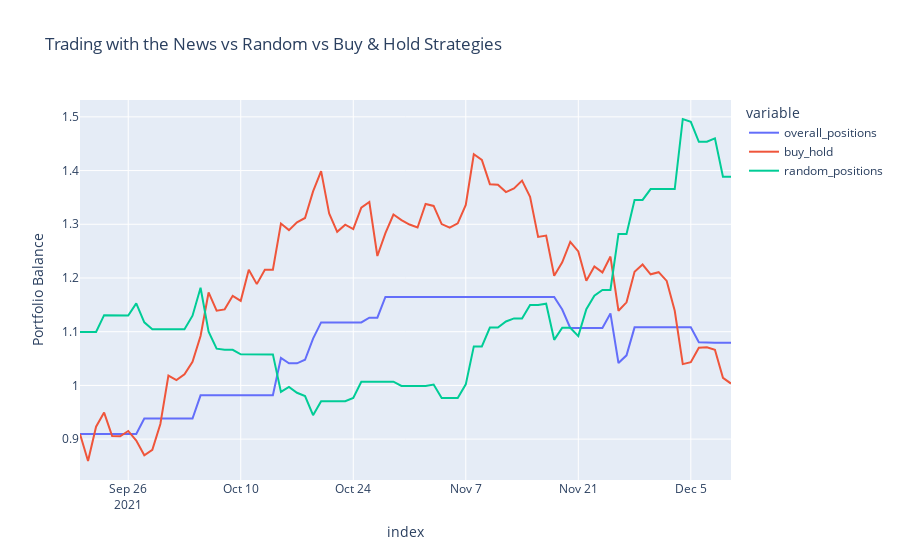

Notebook code for this chart:
### Markdown cell above
# Visualizing Backtest Performance

### Code cell
# Visualizing results
fig = px.line(
    performance,
    x=performance.index,
    y=performance.columns,
    title='Trading with the News vs Random vs Buy & Hold Strategies',
    labels={"value": "Portfolio Balance",
            "date": "Date"}
)

fig.show()
